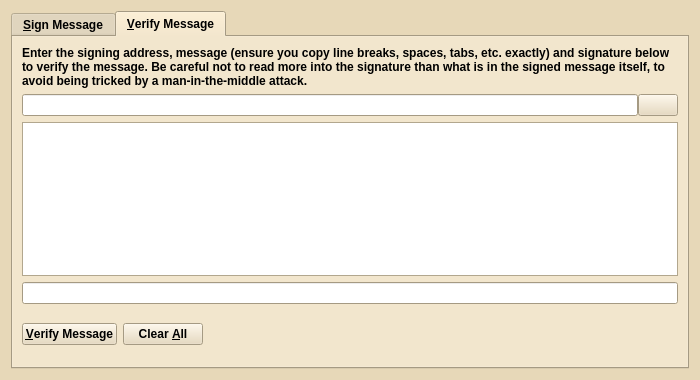
<?xml version="1.0" encoding="UTF-8"?>
<ui version="4.0">
 <class>SignVerifyMessageDialog</class>
 <widget class="QDialog" name="SignVerifyMessageDialog">
  <property name="geometry">
   <rect>
    <x>0</x>
    <y>0</y>
    <width>700</width>
    <height>380</height>
   </rect>
  </property>
  <property name="palette">
   <palette>
    <active>
     <colorrole role="WindowText">
      <brush brushstyle="SolidPattern">
       <color alpha="255">
        <red>0</red>
        <green>0</green>
        <blue>0</blue>
       </color>
      </brush>
     </colorrole>
     <colorrole role="Button">
      <brush brushstyle="SolidPattern">
       <color alpha="255">
        <red>231</red>
        <green>216</green>
        <blue>184</blue>
       </color>
      </brush>
     </colorrole>
     <colorrole role="Light">
      <brush brushstyle="SolidPattern">
       <color alpha="255">
        <red>255</red>
        <green>255</green>
        <blue>255</blue>
       </color>
      </brush>
     </colorrole>
     <colorrole role="Midlight">
      <brush brushstyle="SolidPattern">
       <color alpha="255">
        <red>243</red>
        <green>235</green>
        <blue>219</blue>
       </color>
      </brush>
     </colorrole>
     <colorrole role="Dark">
      <brush brushstyle="SolidPattern">
       <color alpha="255">
        <red>115</red>
        <green>108</green>
        <blue>92</blue>
       </color>
      </brush>
     </colorrole>
     <colorrole role="Mid">
      <brush brushstyle="SolidPattern">
       <color alpha="255">
        <red>154</red>
        <green>144</green>
        <blue>123</blue>
       </color>
      </brush>
     </colorrole>
     <colorrole role="Text">
      <brush brushstyle="SolidPattern">
       <color alpha="255">
        <red>0</red>
        <green>0</green>
        <blue>0</blue>
       </color>
      </brush>
     </colorrole>
     <colorrole role="BrightText">
      <brush brushstyle="SolidPattern">
       <color alpha="255">
        <red>255</red>
        <green>255</green>
        <blue>255</blue>
       </color>
      </brush>
     </colorrole>
     <colorrole role="ButtonText">
      <brush brushstyle="SolidPattern">
       <color alpha="255">
        <red>0</red>
        <green>0</green>
        <blue>0</blue>
       </color>
      </brush>
     </colorrole>
     <colorrole role="Base">
      <brush brushstyle="SolidPattern">
       <color alpha="255">
        <red>255</red>
        <green>255</green>
        <blue>255</blue>
       </color>
      </brush>
     </colorrole>
     <colorrole role="Window">
      <brush brushstyle="SolidPattern">
       <color alpha="255">
        <red>231</red>
        <green>216</green>
        <blue>184</blue>
       </color>
      </brush>
     </colorrole>
     <colorrole role="Shadow">
      <brush brushstyle="SolidPattern">
       <color alpha="255">
        <red>0</red>
        <green>0</green>
        <blue>0</blue>
       </color>
      </brush>
     </colorrole>
     <colorrole role="AlternateBase">
      <brush brushstyle="SolidPattern">
       <color alpha="255">
        <red>243</red>
        <green>235</green>
        <blue>219</blue>
       </color>
      </brush>
     </colorrole>
     <colorrole role="ToolTipBase">
      <brush brushstyle="SolidPattern">
       <color alpha="255">
        <red>255</red>
        <green>255</green>
        <blue>220</blue>
       </color>
      </brush>
     </colorrole>
     <colorrole role="ToolTipText">
      <brush brushstyle="SolidPattern">
       <color alpha="255">
        <red>0</red>
        <green>0</green>
        <blue>0</blue>
       </color>
      </brush>
     </colorrole>
    </active>
    <inactive>
     <colorrole role="WindowText">
      <brush brushstyle="SolidPattern">
       <color alpha="255">
        <red>0</red>
        <green>0</green>
        <blue>0</blue>
       </color>
      </brush>
     </colorrole>
     <colorrole role="Button">
      <brush brushstyle="SolidPattern">
       <color alpha="255">
        <red>231</red>
        <green>216</green>
        <blue>184</blue>
       </color>
      </brush>
     </colorrole>
     <colorrole role="Light">
      <brush brushstyle="SolidPattern">
       <color alpha="255">
        <red>255</red>
        <green>255</green>
        <blue>255</blue>
       </color>
      </brush>
     </colorrole>
     <colorrole role="Midlight">
      <brush brushstyle="SolidPattern">
       <color alpha="255">
        <red>243</red>
        <green>235</green>
        <blue>219</blue>
       </color>
      </brush>
     </colorrole>
     <colorrole role="Dark">
      <brush brushstyle="SolidPattern">
       <color alpha="255">
        <red>115</red>
        <green>108</green>
        <blue>92</blue>
       </color>
      </brush>
     </colorrole>
     <colorrole role="Mid">
      <brush brushstyle="SolidPattern">
       <color alpha="255">
        <red>154</red>
        <green>144</green>
        <blue>123</blue>
       </color>
      </brush>
     </colorrole>
     <colorrole role="Text">
      <brush brushstyle="SolidPattern">
       <color alpha="255">
        <red>0</red>
        <green>0</green>
        <blue>0</blue>
       </color>
      </brush>
     </colorrole>
     <colorrole role="BrightText">
      <brush brushstyle="SolidPattern">
       <color alpha="255">
        <red>255</red>
        <green>255</green>
        <blue>255</blue>
       </color>
      </brush>
     </colorrole>
     <colorrole role="ButtonText">
      <brush brushstyle="SolidPattern">
       <color alpha="255">
        <red>0</red>
        <green>0</green>
        <blue>0</blue>
       </color>
      </brush>
     </colorrole>
     <colorrole role="Base">
      <brush brushstyle="SolidPattern">
       <color alpha="255">
        <red>255</red>
        <green>255</green>
        <blue>255</blue>
       </color>
      </brush>
     </colorrole>
     <colorrole role="Window">
      <brush brushstyle="SolidPattern">
       <color alpha="255">
        <red>231</red>
        <green>216</green>
        <blue>184</blue>
       </color>
      </brush>
     </colorrole>
     <colorrole role="Shadow">
      <brush brushstyle="SolidPattern">
       <color alpha="255">
        <red>0</red>
        <green>0</green>
        <blue>0</blue>
       </color>
      </brush>
     </colorrole>
     <colorrole role="AlternateBase">
      <brush brushstyle="SolidPattern">
       <color alpha="255">
        <red>243</red>
        <green>235</green>
        <blue>219</blue>
       </color>
      </brush>
     </colorrole>
     <colorrole role="ToolTipBase">
      <brush brushstyle="SolidPattern">
       <color alpha="255">
        <red>255</red>
        <green>255</green>
        <blue>220</blue>
       </color>
      </brush>
     </colorrole>
     <colorrole role="ToolTipText">
      <brush brushstyle="SolidPattern">
       <color alpha="255">
        <red>0</red>
        <green>0</green>
        <blue>0</blue>
       </color>
      </brush>
     </colorrole>
    </inactive>
    <disabled>
     <colorrole role="WindowText">
      <brush brushstyle="SolidPattern">
       <color alpha="255">
        <red>115</red>
        <green>108</green>
        <blue>92</blue>
       </color>
      </brush>
     </colorrole>
     <colorrole role="Button">
      <brush brushstyle="SolidPattern">
       <color alpha="255">
        <red>231</red>
        <green>216</green>
        <blue>184</blue>
       </color>
      </brush>
     </colorrole>
     <colorrole role="Light">
      <brush brushstyle="SolidPattern">
       <color alpha="255">
        <red>255</red>
        <green>255</green>
        <blue>255</blue>
       </color>
      </brush>
     </colorrole>
     <colorrole role="Midlight">
      <brush brushstyle="SolidPattern">
       <color alpha="255">
        <red>243</red>
        <green>235</green>
        <blue>219</blue>
       </color>
      </brush>
     </colorrole>
     <colorrole role="Dark">
      <brush brushstyle="SolidPattern">
       <color alpha="255">
        <red>115</red>
        <green>108</green>
        <blue>92</blue>
       </color>
      </brush>
     </colorrole>
     <colorrole role="Mid">
      <brush brushstyle="SolidPattern">
       <color alpha="255">
        <red>154</red>
        <green>144</green>
        <blue>123</blue>
       </color>
      </brush>
     </colorrole>
     <colorrole role="Text">
      <brush brushstyle="SolidPattern">
       <color alpha="255">
        <red>115</red>
        <green>108</green>
        <blue>92</blue>
       </color>
      </brush>
     </colorrole>
     <colorrole role="BrightText">
      <brush brushstyle="SolidPattern">
       <color alpha="255">
        <red>255</red>
        <green>255</green>
        <blue>255</blue>
       </color>
      </brush>
     </colorrole>
     <colorrole role="ButtonText">
      <brush brushstyle="SolidPattern">
       <color alpha="255">
        <red>115</red>
        <green>108</green>
        <blue>92</blue>
       </color>
      </brush>
     </colorrole>
     <colorrole role="Base">
      <brush brushstyle="SolidPattern">
       <color alpha="255">
        <red>231</red>
        <green>216</green>
        <blue>184</blue>
       </color>
      </brush>
     </colorrole>
     <colorrole role="Window">
      <brush brushstyle="SolidPattern">
       <color alpha="255">
        <red>231</red>
        <green>216</green>
        <blue>184</blue>
       </color>
      </brush>
     </colorrole>
     <colorrole role="Shadow">
      <brush brushstyle="SolidPattern">
       <color alpha="255">
        <red>0</red>
        <green>0</green>
        <blue>0</blue>
       </color>
      </brush>
     </colorrole>
     <colorrole role="AlternateBase">
      <brush brushstyle="SolidPattern">
       <color alpha="255">
        <red>231</red>
        <green>216</green>
        <blue>184</blue>
       </color>
      </brush>
     </colorrole>
     <colorrole role="ToolTipBase">
      <brush brushstyle="SolidPattern">
       <color alpha="255">
        <red>255</red>
        <green>255</green>
        <blue>220</blue>
       </color>
      </brush>
     </colorrole>
     <colorrole role="ToolTipText">
      <brush brushstyle="SolidPattern">
       <color alpha="255">
        <red>0</red>
        <green>0</green>
        <blue>0</blue>
       </color>
      </brush>
     </colorrole>
    </disabled>
   </palette>
  </property>
  <property name="font">
   <font>
    <weight>75</weight>
    <bold>true</bold>
   </font>
  </property>
  <property name="windowTitle">
   <string>Signatures - Sign / Verify a Message</string>
  </property>
  <property name="modal">
   <bool>true</bool>
  </property>
  <layout class="QVBoxLayout" name="verticalLayout">
   <item>
    <widget class="QTabWidget" name="tabWidget">
     <property name="currentIndex">
      <number>1</number>
     </property>
     <widget class="QWidget" name="tabSignMessage">
      <attribute name="title">
       <string>&amp;Sign Message</string>
      </attribute>
      <layout class="QVBoxLayout" name="verticalLayout_SM">
       <item>
        <widget class="QLabel" name="infoLabel_SM">
         <property name="text">
          <string>You can sign messages with your addresses to prove you own them. Be careful not to sign anything vague, as phishing attacks may try to trick you into signing your identity over to them. Only sign fully-detailed statements you agree to.</string>
         </property>
         <property name="textFormat">
          <enum>Qt::PlainText</enum>
         </property>
         <property name="wordWrap">
          <bool>true</bool>
         </property>
        </widget>
       </item>
       <item>
        <layout class="QHBoxLayout" name="horizontalLayout_1_SM">
         <property name="spacing">
          <number>0</number>
         </property>
         <item>
          <widget class="QValidatedLineEdit" name="addressIn_SM">
           <property name="toolTip">
            <string>The address to sign the message with (e.g. Ld9EDYP4c2M3rXuETZ9sSXbMsx8yAQzTm9)</string>
           </property>
           <property name="maxLength">
            <number>34</number>
           </property>
          </widget>
         </item>
         <item>
          <widget class="QPushButton" name="addressBookButton_SM">
           <property name="toolTip">
            <string>Choose an address from the address book</string>
           </property>
           <property name="text">
            <string/>
           </property>
           <property name="icon">
            <iconset resource="../bitcoin.qrc">
             <normaloff>:/icons/address-book</normaloff>:/icons/address-book</iconset>
           </property>
           <property name="shortcut">
            <string>Alt+A</string>
           </property>
           <property name="autoDefault">
            <bool>false</bool>
           </property>
          </widget>
         </item>
         <item>
          <widget class="QPushButton" name="pasteButton_SM">
           <property name="toolTip">
            <string>Paste address from clipboard</string>
           </property>
           <property name="text">
            <string/>
           </property>
           <property name="icon">
            <iconset resource="../bitcoin.qrc">
             <normaloff>:/icons/editpaste</normaloff>:/icons/editpaste</iconset>
           </property>
           <property name="shortcut">
            <string>Alt+P</string>
           </property>
           <property name="autoDefault">
            <bool>false</bool>
           </property>
          </widget>
         </item>
        </layout>
       </item>
       <item>
        <widget class="QPlainTextEdit" name="messageIn_SM">
         <property name="toolTip">
          <string>Enter the message you want to sign here</string>
         </property>
        </widget>
       </item>
       <item>
        <layout class="QHBoxLayout" name="horizontalLayout_2_SM">
         <property name="spacing">
          <number>0</number>
         </property>
         <item>
          <widget class="QLineEdit" name="signatureOut_SM">
           <property name="font">
            <font>
             <italic>true</italic>
            </font>
           </property>
           <property name="readOnly">
            <bool>true</bool>
           </property>
          </widget>
         </item>
         <item>
          <widget class="QPushButton" name="copySignatureButton_SM">
           <property name="toolTip">
            <string>Copy the current signature to the system clipboard</string>
           </property>
           <property name="text">
            <string/>
           </property>
           <property name="icon">
            <iconset resource="../bitcoin.qrc">
             <normaloff>:/icons/editcopy</normaloff>:/icons/editcopy</iconset>
           </property>
           <property name="autoDefault">
            <bool>false</bool>
           </property>
          </widget>
         </item>
        </layout>
       </item>
       <item>
        <layout class="QHBoxLayout" name="horizontalLayout_3_SM">
         <item>
          <widget class="QPushButton" name="signMessageButton_SM">
           <property name="toolTip">
            <string>Sign the message to prove you own this UAECOIN address</string>
           </property>
           <property name="text">
            <string>&amp;Sign Message</string>
           </property>
           <property name="icon">
            <iconset resource="../bitcoin.qrc">
             <normaloff>:/icons/edit</normaloff>:/icons/edit</iconset>
           </property>
           <property name="autoDefault">
            <bool>false</bool>
           </property>
          </widget>
         </item>
         <item>
          <widget class="QPushButton" name="clearButton_SM">
           <property name="toolTip">
            <string>Reset all sign message fields</string>
           </property>
           <property name="text">
            <string>Clear &amp;All</string>
           </property>
           <property name="icon">
            <iconset resource="../bitcoin.qrc">
             <normaloff>:/icons/remove</normaloff>:/icons/remove</iconset>
           </property>
           <property name="autoDefault">
            <bool>false</bool>
           </property>
          </widget>
         </item>
         <item>
          <spacer name="horizontalSpacer_1_SM">
           <property name="orientation">
            <enum>Qt::Horizontal</enum>
           </property>
           <property name="sizeHint" stdset="0">
            <size>
             <width>40</width>
             <height>48</height>
            </size>
           </property>
          </spacer>
         </item>
         <item>
          <widget class="QLabel" name="statusLabel_SM">
           <property name="font">
            <font>
             <weight>75</weight>
             <bold>true</bold>
            </font>
           </property>
           <property name="text">
            <string/>
           </property>
           <property name="wordWrap">
            <bool>true</bool>
           </property>
          </widget>
         </item>
         <item>
          <spacer name="horizontalSpacer_2_SM">
           <property name="orientation">
            <enum>Qt::Horizontal</enum>
           </property>
           <property name="sizeHint" stdset="0">
            <size>
             <width>40</width>
             <height>48</height>
            </size>
           </property>
          </spacer>
         </item>
        </layout>
       </item>
      </layout>
     </widget>
     <widget class="QWidget" name="tabVerifyMessage">
      <attribute name="title">
       <string>&amp;Verify Message</string>
      </attribute>
      <layout class="QVBoxLayout" name="verticalLayout_VM">
       <item>
        <widget class="QLabel" name="infoLabel_VM">
         <property name="text">
          <string>Enter the signing address, message (ensure you copy line breaks, spaces, tabs, etc. exactly) and signature below to verify the message. Be careful not to read more into the signature than what is in the signed message itself, to avoid being tricked by a man-in-the-middle attack.</string>
         </property>
         <property name="textFormat">
          <enum>Qt::PlainText</enum>
         </property>
         <property name="alignment">
          <set>Qt::AlignLeading|Qt::AlignLeft|Qt::AlignTop</set>
         </property>
         <property name="wordWrap">
          <bool>true</bool>
         </property>
        </widget>
       </item>
       <item>
        <layout class="QHBoxLayout" name="horizontalLayout_1_VM">
         <property name="spacing">
          <number>0</number>
         </property>
         <item>
          <widget class="QValidatedLineEdit" name="addressIn_VM">
           <property name="toolTip">
            <string>The address the message was signed with (e.g. Ld9EDYP4c2M3rXuETZ9sSXbMsx8yAQzTm9)</string>
           </property>
           <property name="maxLength">
            <number>34</number>
           </property>
          </widget>
         </item>
         <item>
          <widget class="QPushButton" name="addressBookButton_VM">
           <property name="toolTip">
            <string>Choose an address from the address book</string>
           </property>
           <property name="text">
            <string/>
           </property>
           <property name="icon">
            <iconset resource="../bitcoin.qrc">
             <normaloff>:/icons/address-book</normaloff>:/icons/address-book</iconset>
           </property>
           <property name="shortcut">
            <string>Alt+A</string>
           </property>
           <property name="autoDefault">
            <bool>false</bool>
           </property>
          </widget>
         </item>
        </layout>
       </item>
       <item>
        <widget class="QPlainTextEdit" name="messageIn_VM"/>
       </item>
       <item>
        <widget class="QValidatedLineEdit" name="signatureIn_VM"/>
       </item>
       <item>
        <layout class="QHBoxLayout" name="horizontalLayout_2_VM">
         <item>
          <widget class="QPushButton" name="verifyMessageButton_VM">
           <property name="toolTip">
            <string>Verify the message to ensure it was signed with the specified UAECOIN address</string>
           </property>
           <property name="text">
            <string>&amp;Verify Message</string>
           </property>
           <property name="icon">
            <iconset resource="../bitcoin.qrc">
             <normaloff>:/icons/transaction_0</normaloff>:/icons/transaction_0</iconset>
           </property>
           <property name="autoDefault">
            <bool>false</bool>
           </property>
          </widget>
         </item>
         <item>
          <widget class="QPushButton" name="clearButton_VM">
           <property name="toolTip">
            <string>Reset all verify message fields</string>
           </property>
           <property name="text">
            <string>Clear &amp;All</string>
           </property>
           <property name="icon">
            <iconset resource="../bitcoin.qrc">
             <normaloff>:/icons/remove</normaloff>:/icons/remove</iconset>
           </property>
           <property name="autoDefault">
            <bool>false</bool>
           </property>
          </widget>
         </item>
         <item>
          <spacer name="horizontalSpacer_1_VM">
           <property name="orientation">
            <enum>Qt::Horizontal</enum>
           </property>
           <property name="sizeHint" stdset="0">
            <size>
             <width>40</width>
             <height>48</height>
            </size>
           </property>
          </spacer>
         </item>
         <item>
          <widget class="QLabel" name="statusLabel_VM">
           <property name="font">
            <font>
             <weight>75</weight>
             <bold>true</bold>
            </font>
           </property>
           <property name="text">
            <string/>
           </property>
           <property name="wordWrap">
            <bool>true</bool>
           </property>
          </widget>
         </item>
         <item>
          <spacer name="horizontalSpacer_2_VM">
           <property name="orientation">
            <enum>Qt::Horizontal</enum>
           </property>
           <property name="sizeHint" stdset="0">
            <size>
             <width>40</width>
             <height>48</height>
            </size>
           </property>
          </spacer>
         </item>
        </layout>
       </item>
      </layout>
     </widget>
    </widget>
   </item>
  </layout>
 </widget>
 <customwidgets>
  <customwidget>
   <class>QValidatedLineEdit</class>
   <extends>QLineEdit</extends>
   <header>qvalidatedlineedit.h</header>
  </customwidget>
 </customwidgets>
 <resources>
  <include location="../bitcoin.qrc"/>
 </resources>
 <connections/>
</ui>
